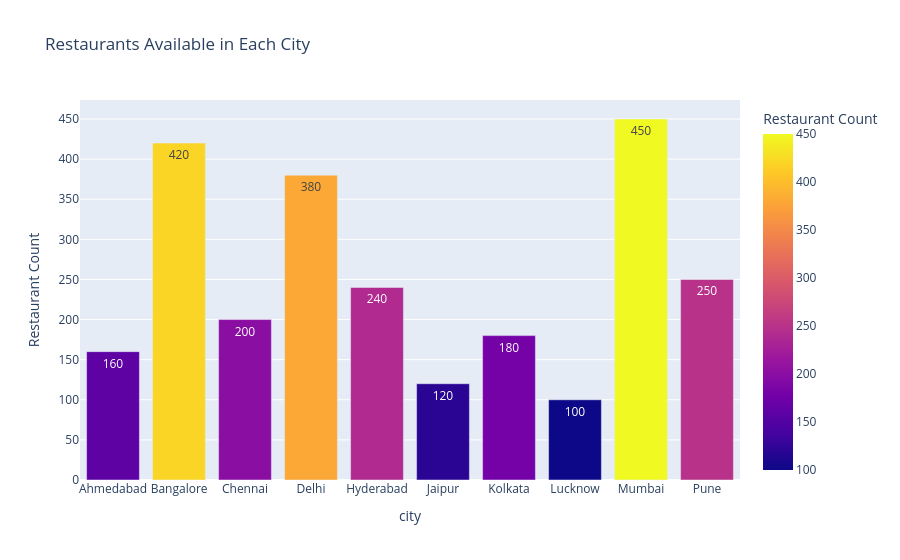

Notebook code cell kept with this figure:
### Code cell
city_count = (
    df.groupby("city")
    .size()
    .reset_index(name="Restaurant Count")
)

fig1 = px.bar(
    city_count,
    x="city",
    y="Restaurant Count",
    color="Restaurant Count",
    text="Restaurant Count",
    title="Restaurants Available in Each City"
)

fig1.show()

### Figure 1 — Plotly figure (JSON) as saved in the notebook; plotly's stock layout.template omitted (floating-point values rounded to 4 significant figures)
{"data": [{"hovertemplate": "city=%{x}<br>Restaurant Count=%{marker.color}<extra></extra>", "legendgroup": "", "marker": {"color": [160, 420, 200, 380, 240, 120, 180, 100, 450, 250], "coloraxis": "coloraxis", "pattern": {"shape": ""}}, "name": "", "orientation": "v", "showlegend": false, "text": [160.0, 420.0, 200.0, 380.0, 240.0, 120.0, 180.0, 100.0, 450.0, 250.0], "textposition": "auto", "type": "bar", "x": ["Ahmedabad", "Bangalore", "Chennai", "Delhi", "Hyderabad", "Jaipur", "Kolkata", "Lucknow", "Mumbai", "Pune"], "xaxis": "x", "y": [160, 420, 200, 380, 240, 120, 180, 100, 450, 250], "yaxis": "y"}], "layout": {"barmode": "relative", "coloraxis": {"colorbar": {"title": {"text": "Restaurant Count"}}, "colorscale": [[0, "#0d0887"], [0.1111, "#46039f"], [0.2222, "#7201a8"], [0.3333, "#9c179e"], [0.4444, "#bd3786"], [0.5556, "#d8576b"], [0.6667, "#ed7953"], [0.7778, "#fb9f3a"], [0.8889, "#fdca26"], [1, "#f0f921"]]}, "legend": {"tracegroupgap": 0}, "title": {"text": "Restaurants Available in Each City"}, "xaxis": {"anchor": "y", "domain": [0, 1], "title": {"text": "city"}}, "yaxis": {"anchor": "x", "domain": [0, 1], "title": {"text": "Restaurant Count"}}}}
